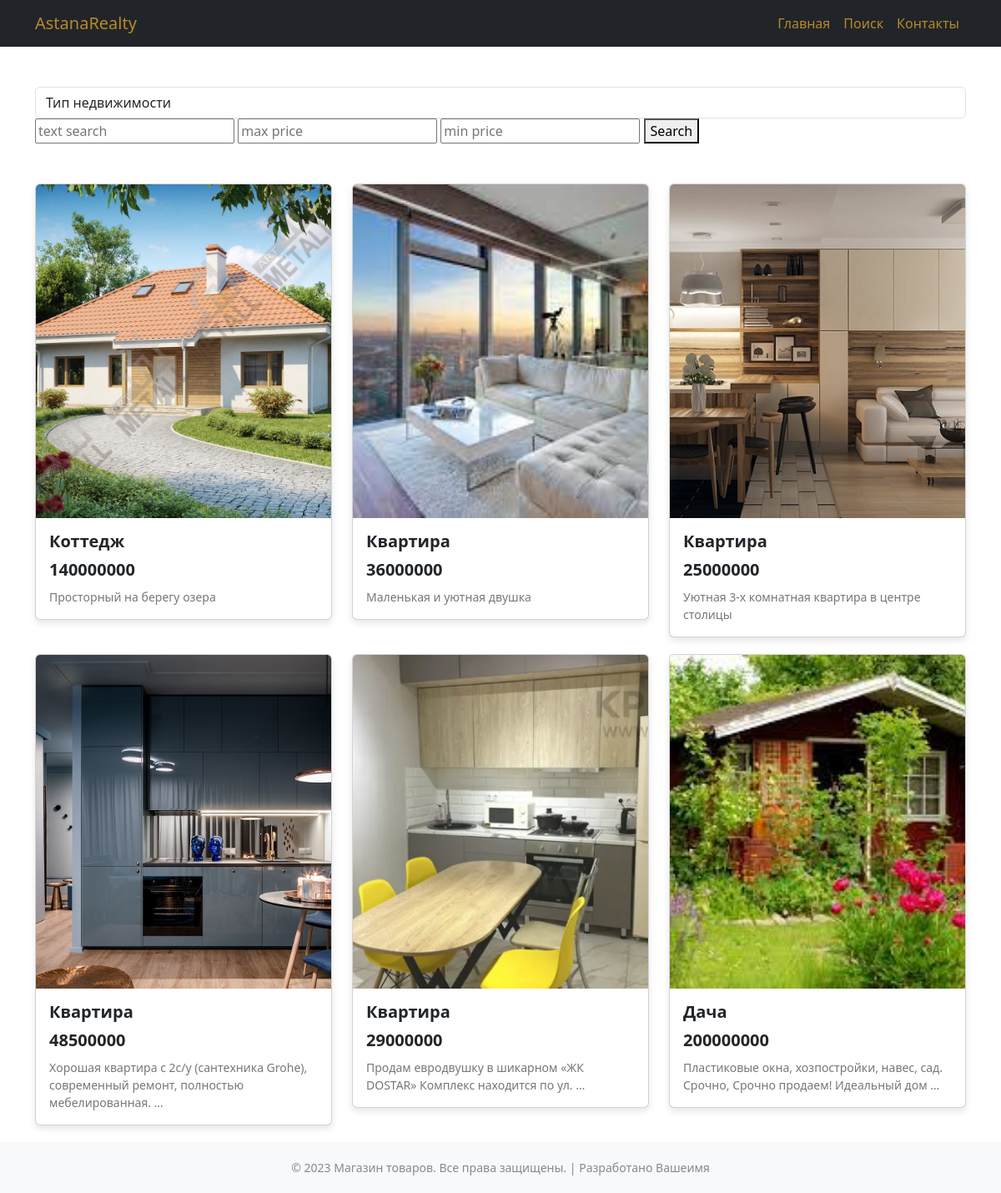
The app's page /search/ with its own data.
### homes/models.py (models this page shows, shortened)
class Home(models.Model):
    title = models.CharField(max_length=200, blank=True,null=True)
    info = models.TextField()
    s = models.FloatField()
    district = models.CharField(max_length=200)
    cost = models.IntegerField()
    img = models.ImageField(upload_to='img', blank=True, null=True)
    manager = models.ForeignKey(Manager, on_delete=models.PROTECT, blank=True, null=True)
    category = models.ForeignKey(Category, on_delete=models.PROTECT, blank=True, null=True)
    def get_absolute_url(self):
        return reverse('homes:detail_page', args=[self.id])

### search/views.py (the view)
# urls.py: path('', search_views, name='main')
def search_views(request):
    query = request.GET.get('q')
    max = request.GET.get('max')
    min = request.GET.get('min')
    cat_id = request.GET.get('category')
    categories = Category.objects.all()
    if query:
        words = query.split()
        q_objects = Q()
        for word in words:
            q_objects &= (Q(info__iregex=word) | Q(title__iregex=word))
        homes = Home.objects.filter(q_objects)
    else:
        homes = Home.objects.all()
    if max:
        homes = homes.filter(cost__lte=max)
    if min:
        homes = homes.filter(cost__gte=min)
    if cat_id:
        homes = homes.filter(category=cat_id)
    return render(request, 'search.html', {'homes': homes, 'categories': categories})

### homes/models.py (called while the page is built)
    def __str__(self):
        return f'{self.pk} - {self.category}'

### templates/search.html (shortened to what this page needs)
{% extends 'base.html' %}
{% block content %}
  <br>
  <br>
    <div class="container">
        <form action="" method="get">
        <select name="category" class="form-control" onchange="this.form.submit()">
            <option value="">Тип недвижимости</option>
        </select>
            <input name="q" placeholder="text search" value="{{ request.GET.q }}">
            <input name="max" placeholder="max price" value="{{ request.GET.max }}">
            <input name="min" placeholder="min price" value="{{ request.GET.min }}">
            <button type="submit"> Search </button>
        </form>
    </div>
  <br>
  <br>
  <div class="container">
    <div class="row">
      {% for home in homes %}
      <div class="col-md-4">
        <div class="card">
          {% if home.img %}
          <a href="{{ home.get_absolute_url }}"><img src="{{ home.img.url }}" class="card-img-top" alt="Товар 1"></a>
          {% else %}
          <a href="{{ home.get_absolute_url }}"><img src="https://edit.org/images/cat/book-covers-big-2019101610.jpg" class="card-img-top" alt="Товар 1"></a>
          {% endif %}
          <div class="card-body">
            <h5 class="card-title">{{ home.title }}</h5>
            <h5 class="card-title">{{ home.cost }}</h5>
            <p class="card-text">{{ home.info|truncatewords:10 }}</p>
          </div>
        </div>
      </div>
      {% endfor %}
    </div>
  </div>
{% endblock %}

### static/css/customcss.css (style rules this page uses)
.card { margin-bottom: 20px; box-shadow: 0 4px 8px rgba(0,0,0,0.1); transition: transform 0.3s; }
.card img { height: 400px; object-fit: cover; }
.card-title { margin-bottom: 10px; font-size: 20px; font-weight: bold; }
.card-text { color: #777; font-size: 14px; }

### records on screen
Home: img (picture), title "Коттедж", cost "140000000", info "Просторный на берегу озера"
Home: img (picture), title "Квартира", cost "36000000", info "Маленькая и уютная двушка"
Home: img (picture), title "Квартира", cost "25000000", info "Уютная 3-х комнатная квартира в центре столицы"
Home: img (picture), title "Квартира", cost "48500000", info "Хорошая квартира с 2с/у (сантехника Grohe), современный ремонт, полностью мебелированная. …"
Home: img (picture), title "Квартира", cost "29000000", info "Продам евродвушку в шикарном «ЖК DOSTAR» Комплекс находится по ул. …"
Home: img (picture), title "Дача", cost "200000000", info "Пластиковые окна, хозпостройки, навес, сад. Срочно, Срочно продаем! Идеальный дом …"
